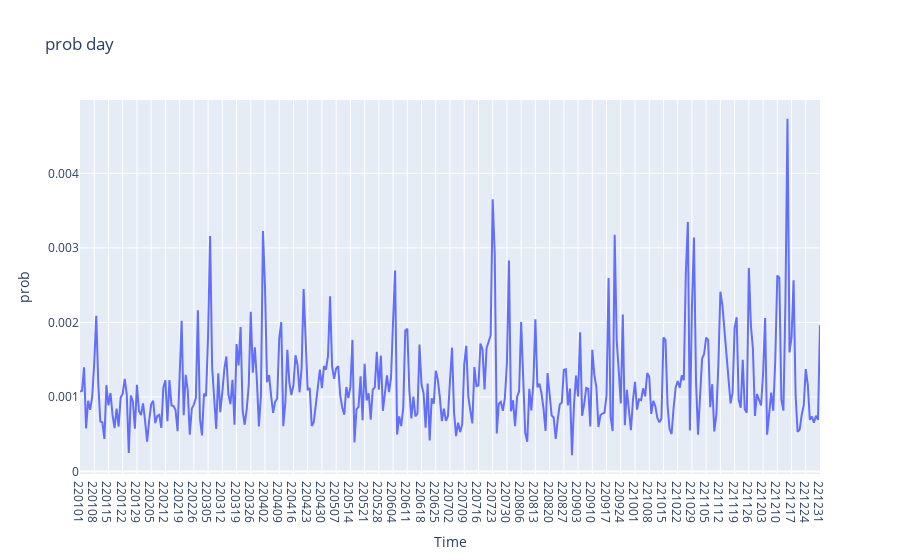
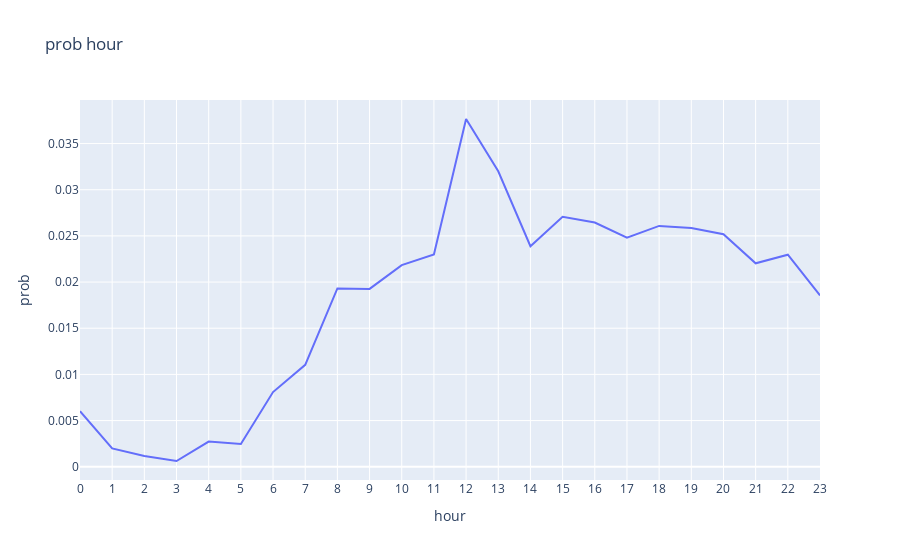
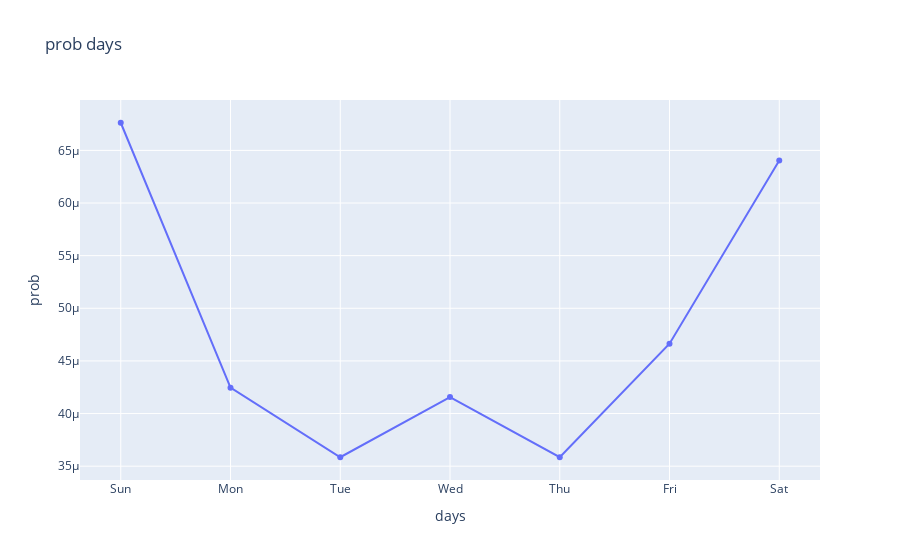

These figures' notebook cell, in order:
### Code cell
fig = go.Figure(data=[
    go.Scatter(x=x_label_day, y=prob_parday, name='prob'),
])
fig.update_layout(xaxis=dict(title='Time'),
                 yaxis=dict(title='prob'),
                 title='prob day')
fig.show()
fig = go.Figure(data=[
    go.Scatter(x=x_label_hour, y=prob_parhour, name='prob'),
])
fig.update_layout(xaxis=dict(title='hour'),
                 yaxis=dict(title='prob'),
                 title='prob hour')
fig.show()
fig = go.Figure(data=[
    go.Scatter(x=x_label_days, y=prob_perdays, name='prob'),
])
fig.update_layout(xaxis=dict(title='days'),
                 yaxis=dict(title='prob'),
                 title='prob days')
fig.show()

### Figure 1 — Plotly figure (JSON) as saved in the notebook; plotly's stock layout.template omitted (floating-point values rounded to 4 significant figures; data arrays with more than 128 entries replaced by an {"elided": "..."} marker saying what was removed)
{"data": [{"name": "prob", "type": "scatter", "x": {"elided": "365 str values"}, "y": {"elided": "365 float values"}}], "layout": {"title": {"text": "prob day"}, "xaxis": {"title": {"text": "Time"}}, "yaxis": {"title": {"text": "prob"}}}}

### Figure 2 — Plotly figure (JSON) as saved in the notebook; plotly's stock layout.template omitted (floating-point values rounded to 4 significant figures)
{"data": [{"name": "prob", "type": "scatter", "x": ["0", "1", "2", "3", "4", "5", "6", "7", "8", "9", "10", "11", "12", "13", "14", "15", "16", "17", "18", "19", "20", "21", "22", "23"], "y": [0.006016, 0.001991, 0.001158, 0.0006219, 0.002729, 0.002463, 0.008084, 0.01104, 0.01931, 0.01926, 0.02184, 0.023, 0.03766, 0.032, 0.02388, 0.02707, 0.02644, 0.02481, 0.02608, 0.02585, 0.02518, 0.02203, 0.02297, 0.01855]}], "layout": {"title": {"text": "prob hour"}, "xaxis": {"title": {"text": "hour"}}, "yaxis": {"title": {"text": "prob"}}}}

### Figure 3 — Plotly figure (JSON) as saved in the notebook; plotly's stock layout.template omitted (floating-point values rounded to 4 significant figures)
{"data": [{"name": "prob", "type": "scatter", "x": ["Sun", "Mon", "Tue", "Wed", "Thu", "Fri", "Sat"], "y": [6.763e-05, 4.246e-05, 3.585e-05, 4.157e-05, 3.585e-05, 4.664e-05, 6.404e-05]}], "layout": {"title": {"text": "prob days"}, "xaxis": {"title": {"text": "days"}}, "yaxis": {"title": {"text": "prob"}}}}
